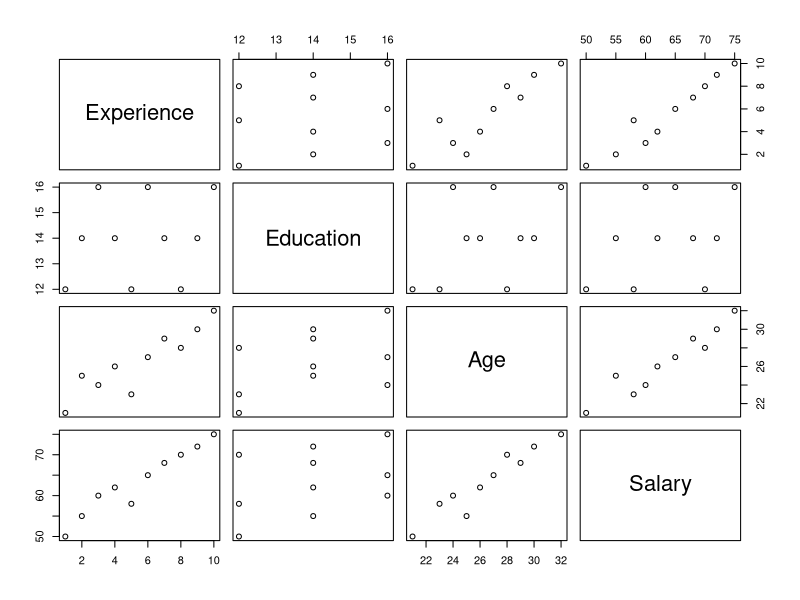
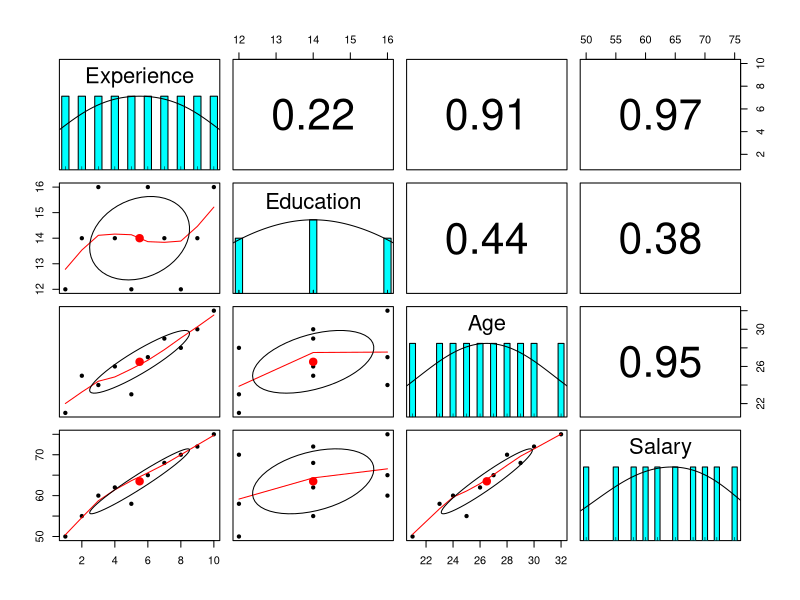

R code for these plots, in order:
# Install and load necessary packages
#install.packages("psych")
library(psych)

# Create the example dataset
example_data <- data.frame(
  Experience = c(1, 2, 3, 4, 5, 6, 7, 8, 9, 10), 
  Education = c(12, 14, 16, 14, 12, 16, 14, 12, 14, 16), 
  Age = c(21, 25, 24, 26, 23, 27, 29, 28, 30, 32), 
  Salary = c(50, 55, 60, 62, 58, 65, 68, 70, 72, 75)
)

# Descriptive statistics using psych package
describe(example_data)

# Fit a multiple linear regression model
model <- lm(Salary ~ Experience + Education + Age, data = example_data)

# Summarize the model
summary(model)


### another way:

Experience = c(1, 2, 3, 4, 5, 6, 7, 8, 9, 10)
Education = c(12, 14, 16, 14, 12, 16, 14, 12, 14, 16)
Age = c(21, 25, 24, 26, 23, 27, 29, 28, 30, 32)
Salary = c(50, 55, 60, 62, 58, 65, 68, 70, 72, 75)
data<-data.frame(Experience,Education,Age,Salary)
plot(data)
relation<-lm(Salary~Experience+Education+Age)
summary(relation)
pairs.panels(data[c("Experience","Education","Age","Salary")])
new<-data.frame(Experience=15,Education=16,Age=34)
sal_pred<-predict(relation,new)
sal_pred

?pairs.panels
